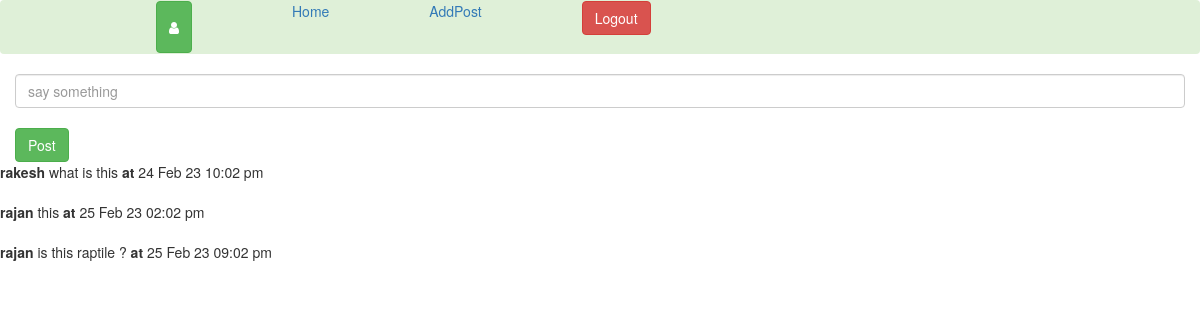
Page /comment.php?id=23 on the committed database.
### tables this page shows
CREATE TABLE `users_comment` (
  `id` int(255) NOT NULL,
  `post_id` int(255) NOT NULL,
  `user_id` int(255) NOT NULL,
  `comment` mediumtext NOT NULL,
  `date_at` datetime NOT NULL DEFAULT current_timestamp() ON UPDATE current_timestamp()
);

CREATE TABLE `users` (
  `id` int(255) NOT NULL,
  `name` varchar(255) NOT NULL,
  `email` varchar(255) NOT NULL,
  `gender` varchar(255) NOT NULL,
  `password` varchar(255) NOT NULL,
  `date_at` datetime(6) NOT NULL DEFAULT current_timestamp(6)
);

### classes/DBConnection.php (called while the page is built, shortened)
<?php
   class DBConnection
   {
       private $server = "localhost";
       private $name = "root";
       private $password = "";
       private $db = "myworld";
       function __construct()
       {
           $this->con = new mysqli($this->server, $this->name, $this->password, $this->db);
       }
    }

### classes/Comment.php (called while the page is built, shortened)
<?php
include("DBConnection.php");
class Comment extends DBConnection
{
    function get_comment($post_id){
        $sql = "SELECT users.name,users_comment.comment,users_comment.post_id,users_comment.date_at FROM users_comment join users on users.id = users_comment.user_id WHERE post_id = $post_id";
        $result = $this->con->query($sql);
        $rows = array();
        while($row = $result->fetch_assoc()){
            $rows[] = $row;
        }
        return $rows;
    }
}

### comment.php (the view, shortened to what this page needs)
<?php
include("classes/Comment.php");
$objcomment = new Comment();
 include("nav.php");
 ?>
<!DOCTYPE html>
<html lang="en">
<head>
    <link rel="stylesheet" href="https://maxcdn.bootstrapcdn.com/bootstrap/3.3.7/css/bootstrap.min.css">
</head>
<body>
    <?php
    $post_id = $_GET['id'];
    $result = $objcomment->checkPost($post_id);
    foreach ($result as $key => $rew) {}
        if ($rew['id'] !== $post_id) {
            header("location:index.php");
        } else {
            $commenterr = "";
        }
    ?>
        <div class="container">
            <div class="row">
                <form action="" method="post">
                    <input type="text" name="comment" placeholder="say something" class="form-control">
                    <span><?php echo $commenterr; ?></span><br>
                    <input type="submit" name="submit" value="Post" class="btn btn-success">
                </form>
            </div>
        </div>
    <?php
        $result = $objcomment->get_comment($post_id);
        foreach($result as $key => $rew){
            echo "<b>" . $rew['name'] . "</b>" . " " . $rew['comment'] . "<b> at </b>" . date("d M y h:m a",strtotime($rew['date_at']) ) . "<br><br>";
        }
    ?>
</body>
</html>

### rows in the picture
users_comment: user.name "rakesh", comment "what is this", date_at "24 Feb 23 10:02 pm"
users_comment: user.name "rajan", comment "this", date_at "25 Feb 23 02:02 pm"
users_comment: user.name "rajan", comment "is this raptile ?", date_at "25 Feb 23 09:02 pm"
